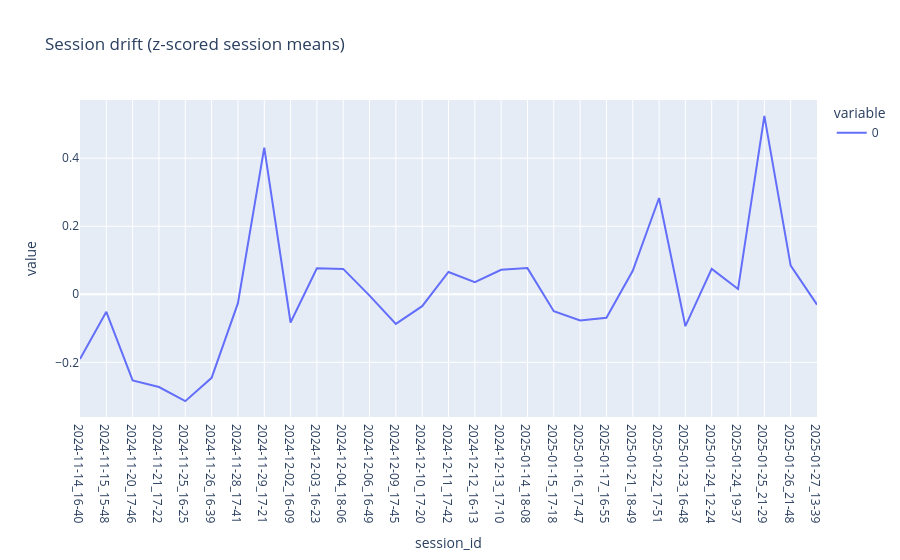

The notebook cell saved with this chart:
### Code cell
# Firing Rate stability grand average -> increasing fr over time? 
fr_units = fr.loc[:, fr.columns.str.startswith("Unit")]
session_mean_hz = fr_units.groupby("session_id").mean()

session_mean_z = (session_mean_hz - session_mean_hz.mean(axis=0)) / session_mean_hz.std(axis=0)

pop_mean_z = session_mean_z.mean(axis=1)

fig = px.line(pop_mean_z, title="Session drift (z-scored session means)")
fig.show()

### Figure 1 — Plotly figure (JSON) as saved in the notebook; plotly's stock layout.template omitted (floating-point values rounded to 4 significant figures)
{"data": [{"hovertemplate": "variable=0<br>session_id=%{x}<br>value=%{y}<extra></extra>", "legendgroup": "0", "line": {"color": "#636efa", "dash": "solid"}, "marker": {"symbol": "circle"}, "mode": "lines", "name": "0", "orientation": "v", "showlegend": true, "type": "scatter", "x": ["2024-11-14_16-40", "2024-11-15_15-48", "2024-11-20_17-46", "2024-11-21_17-22", "2024-11-25_16-25", "2024-11-26_16-39", "2024-11-28_17-41", "2024-11-29_17-21", "2024-12-02_16-09", "2024-12-03_16-23", "2024-12-04_18-06", "2024-12-06_16-49", "2024-12-09_17-45", "2024-12-10_17-20", "2024-12-11_17-42", "2024-12-12_16-13", "2024-12-13_17-10", "2025-01-14_18-08", "2025-01-15_17-18", "2025-01-16_17-47", "2025-01-17_16-55", "2025-01-21_18-49", "2025-01-22_17-51", "2025-01-23_16-48", "2025-01-24_12-24", "2025-01-24_19-37", "2025-01-25_21-29", "2025-01-26_21-48", "2025-01-27_13-39"], "xaxis": "x", "y": [-0.1904, -0.05153, -0.2531, -0.2726, -0.3141, -0.2455, -0.02605, 0.4312, -0.08299, 0.07636, 0.07458, -0.003997, -0.08703, -0.03509, 0.06542, 0.03579, 0.07212, 0.07686, -0.04986, -0.07718, -0.06887, 0.06898, 0.283, -0.09385, 0.07461, 0.01534, 0.5243, 0.08419, -0.03052], "yaxis": "y"}], "layout": {"legend": {"title": {"text": "variable"}, "tracegroupgap": 0}, "title": {"text": "Session drift (z-scored session means)"}, "xaxis": {"anchor": "y", "domain": [0, 1], "title": {"text": "session_id"}}, "yaxis": {"anchor": "x", "domain": [0, 1], "title": {"text": "value"}}}}
